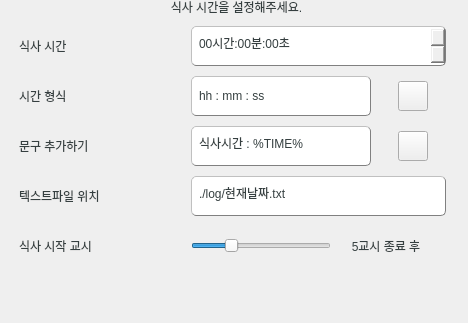
              <widget class="QGroupBox" name="groupBox_5">
               <property name="minimumSize">
                <size>
                 <width>468</width>
                 <height>0</height>
                </size>
               </property>
               <property name="sizeIncrement">
                <size>
                 <width>468</width>
                 <height>0</height>
                </size>
               </property>
               <property name="styleSheet">
                <string notr="true">

QGroupBox  {
    border:0px;
    border-radius: 15px;
	font: 17px &quot;나눔스퀘어_ac Bold&quot;;
	color :#353F40;
}

QGroupBox::title  {
    font: 17px;
    subcontrol-position: top center;
    padding: 0px 7900px 5px 8000px;
	color :#353F40;
}
</string>
               </property>
               <property name="title">
                <string>식사 시간을 설정해주세요.</string>
               </property>
               <layout class="QGridLayout" name="gridLayout_15">
                <property name="leftMargin">
                 <number>11</number>
                </property>
                <property name="topMargin">
                 <number>11</number>
                </property>
                <property name="rightMargin">
                 <number>11</number>
                </property>
                <item row="0" column="0">
                 <layout class="QGridLayout" name="gridLayout_16">
                  <property name="sizeConstraint">
                   <enum>QLayout::SetMaximumSize</enum>
                  </property>
                  <property name="leftMargin">
                   <number>0</number>
                  </property>
                  <property name="topMargin">
                   <number>15</number>
                  </property>
                  <property name="rightMargin">
                   <number>10</number>
                  </property>
                  <property name="spacing">
                   <number>10</number>
                  </property>
                  <item row="4" column="0">
                   <widget class="QLabel" name="label_17">
                    <property name="minimumSize">
                     <size>
                      <width>170</width>
                      <height>40</height>
                     </size>
                    </property>
                    <property name="maximumSize">
                     <size>
                      <width>170</width>
                      <height>40</height>
                     </size>
                    </property>
                    <property name="styleSheet">
                     <string notr="true">padding: 5px;;
font: 20px &quot;나눔스퀘어_ac ExtraBold&quot;;
color :#353F40;</string>
                    </property>
                    <property name="text">
                     <string>식사 시작 교시</string>
                    </property>
                   </widget>
                  </item>
                  <item row="0" column="0">
                   <widget class="QLabel" name="label_18">
                    <property name="minimumSize">
                     <size>
                      <width>170</width>
                      <height>40</height>
                     </size>
                    </property>
                    <property name="maximumSize">
                     <size>
                      <width>170</width>
                      <height>40</height>
                     </size>
                    </property>
                    <property name="styleSheet">
                     <string notr="true">padding: 5px;;
font: 20px &quot;나눔스퀘어_ac ExtraBold&quot;;
color :#353F40;</string>
                    </property>
                    <property name="text">
                     <string>식사 시간</string>
                    </property>
                   </widget>
                  </item>
                  <item row="3" column="1" colspan="2">
                   <widget class="QLineEdit" name="meal_path">
                    <property name="minimumSize">
                     <size>
                      <width>255</width>
                      <height>40</height>
                     </size>
                    </property>
                    <property name="maximumSize">
                     <size>
                      <width>255</width>
                      <height>40</height>
                     </size>
                    </property>
                    <property name="styleSheet">
                     <string notr="true">padding: 5px;
font: 17px &quot;나눔스퀘어_ac Bold&quot;;
color :#353F40;
border-style: outset;
border-width: 1px;
border-color: gray;
border-radius: 5px;</string>
                    </property>
                    <property name="text">
                     <string>./log/현재날짜.txt</string>
                    </property>
                    <property name="alignment">
                     <set>Qt::AlignLeading|Qt::AlignLeft|Qt::AlignVCenter</set>
                    </property>
                    <property name="readOnly">
                     <bool>true</bool>
                    </property>
                   </widget>
                  </item>
                  <item row="1" column="2">
                   <layout class="QHBoxLayout" name="horizontalLayout_11">
                    <property name="spacing">
                     <number>0</number>
                    </property>
                    <property name="leftMargin">
                     <number>10</number>
                    </property>
                    <property name="rightMargin">
                     <number>16</number>
                    </property>
                    <item>
                     <widget class="QPushButton" name="meal_output_format_reset">
                      <property name="minimumSize">
                       <size>
                        <width>30</width>
                        <height>30</height>
                       </size>
                      </property>
                      <property name="maximumSize">
                       <size>
                        <width>30</width>
                        <height>30</height>
                       </size>
                      </property>
                      <property name="styleSheet">
                       <string notr="true">border-image: url(:/icon/refresh.png);</string>
                      </property>
                      <property name="text">
                       <string/>
                      </property>
                     </widget>
                    </item>
                   </layout>
                  </item>
                  <item row="2" column="2">
                   <layout class="QHBoxLayout" name="horizontalLayout_12">
                    <property name="spacing">
                     <number>0</number>
                    </property>
                    <property name="leftMargin">
                     <number>10</number>
                    </property>
                    <property name="rightMargin">
                     <number>16</number>
                    </property>
                    <property name="bottomMargin">
                     <number>0</number>
                    </property>
                    <item>
                     <widget class="QPushButton" name="meal_output_string_reset">
                      <property name="minimumSize">
                       <size>
                        <width>30</width>
                        <height>30</height>
                       </size>
                      </property>
                      <property name="maximumSize">
                       <size>
                        <width>30</width>
                        <height>30</height>
                       </size>
                      </property>
                      <property name="styleSheet">
                       <string notr="true">border-image: url(:/icon/refresh.png);</string>
                      </property>
                      <property name="text">
                       <string/>
                      </property>
                     </widget>
                    </item>
                   </layout>
                  </item>
                  <item row="2" column="1">
                   <widget class="QLineEdit" name="meal_output_string">
                    <property name="sizePolicy">
                     <sizepolicy hsizetype="Fixed" vsizetype="Fixed">
                      <horstretch>0</horstretch>
                      <verstretch>0</verstretch>
                     </sizepolicy>
                    </property>
                    <property name="minimumSize">
                     <size>
                      <width>180</width>
                      <height>40</height>
                     </size>
                    </property>
                    <property name="maximumSize">
                     <size>
                      <width>180</width>
                      <height>40</height>
                     </size>
                    </property>
                    <property name="styleSheet">
                     <string notr="true">padding: 5px;
font: 17px &quot;나눔스퀘어_ac Bold&quot;;
color :#353F40;
border-style: outset;
border-width: 1px;
border-color: gray;
border-radius: 5px;</string>
                    </property>
                    <property name="text">
                     <string>식사시간 : %TIME% </string>
                    </property>
                    <property name="alignment">
                     <set>Qt::AlignLeading|Qt::AlignLeft|Qt::AlignVCenter</set>
                    </property>
                   </widget>
                  </item>
                  <item row="3" column="0">
                   <widget class="QLabel" name="st_user_week_5">
                    <property name="minimumSize">
                     <size>
                      <width>170</width>
                      <height>40</height>
                     </size>
                    </property>
                    <property name="maximumSize">
                     <size>
                      <width>170</width>
                      <height>40</height>
                     </size>
                    </property>
                    <property name="styleSheet">
                     <string notr="true">padding: 5px;;
font: 20px &quot;나눔스퀘어_ac ExtraBold&quot;;
color :#353F40;</string>
                    </property>
                    <property name="text">
                     <string>텍스트파일 위치</string>
                    </property>
                   </widget>
                  </item>
                  <item row="1" column="1">
                   <widget class="QLineEdit" name="meal_output_format">
                    <property name="sizePolicy">
                     <sizepolicy hsizetype="Fixed" vsizetype="Fixed">
                      <horstretch>0</horstretch>
                      <verstretch>0</verstretch>
                     </sizepolicy>
                    </property>
                    <property name="minimumSize">
                     <size>
                      <width>180</width>
                      <height>40</height>
                     </size>
                    </property>
                    <property name="maximumSize">
                     <size>
                      <width>180</width>
                      <height>40</height>
                     </size>
                    </property>
                    <property name="styleSheet">
                     <string notr="true">padding: 5px;
font: 17px &quot;나눔스퀘어_ac Bold&quot;;
color :#353F40;
border-style: outset;
border-width: 1px;
border-color: gray;
border-radius: 5px;</string>
                    </property>
                    <property name="text">
                     <string>hh : mm : ss</string>
                    </property>
                    <property name="alignment">
                     <set>Qt::AlignLeading|Qt::AlignLeft|Qt::AlignVCenter</set>
                    </property>
                   </widget>
                  </item>
                  <item row="1" column="0">
                   <widget class="QLabel" name="st_user_name_5">
                    <property name="minimumSize">
                     <size>
                      <width>170</width>
                      <height>40</height>
                     </size>
                    </property>
                    <property name="maximumSize">
                     <size>
                      <width>170</width>
                      <height>40</height>
                     </size>
                    </property>
                    <property name="autoFillBackground">
                     <bool>false</bool>
                    </property>
                    <property name="styleSheet">
                     <string notr="true">padding: 5px;;
font: 20px &quot;나눔스퀘어_ac ExtraBold&quot;;
color :#353F40;</string>
                    </property>
                    <property name="text">
                     <string>시간 형식</string>
                    </property>
                    <property name="margin">
                     <number>0</number>
                    </property>
                   </widget>
                  </item>
                  <item row="2" column="0">
                   <widget class="QLabel" name="st_user_address_5">
                    <property name="minimumSize">
                     <size>
                      <width>170</width>
                      <height>40</height>
                     </size>
                    </property>
                    <property name="maximumSize">
                     <size>
                      <width>170</width>
                      <height>40</height>
                     </size>
                    </property>
                    <property name="styleSheet">
                     <string notr="true">padding: 5px;;
font: 20px &quot;나눔스퀘어_ac ExtraBold&quot;;
color :#353F40;</string>
                    </property>
                    <property name="text">
                     <string>문구 추가하기</string>
                    </property>
                   </widget>
                  </item>
                  <item row="0" column="1" colspan="2">
                   <widget class="QTimeEdit" name="mealtime_edit">
                    <property name="minimumSize">
                     <size>
                      <width>255</width>
                      <height>40</height>
                     </size>
                    </property>
                    <property name="maximumSize">
                     <size>
                      <width>255</width>
                      <height>40</height>
                     </size>
                    </property>
                    <property name="styleSheet">
                     <string notr="true">padding: 5px;
font: 17px &quot;나눔스퀘어_ac Bold&quot;;
color :#353F40;
border-style: outset;
border-width: 1px;
border-color: gray;
border-radius: 5px;</string>
                    </property>
                    <property name="displayFormat">
                     <string>HH시간:mm분:ss초</string>
                    </property>
                   </widget>
                  </item>
                  <item row="4" column="1" colspan="2">
                   <widget class="QFrame" name="frame">
                    <property name="minimumSize">
                     <size>
                      <width>255</width>
                      <height>40</height>
                     </size>
                    </property>
                    <property name="maximumSize">
                     <size>
                      <width>255</width>
                      <height>40</height>
                     </size>
                    </property>
                    <layout class="QHBoxLayout" name="horizontalLayout_13">
                     <property name="spacing">
                      <number>0</number>
                     </property>
                     <property name="sizeConstraint">
                      <enum>QLayout::SetFixedSize</enum>
                     </property>
                     <property name="leftMargin">
                      <number>0</number>
                     </property>
                     <property name="topMargin">
                      <number>0</number>
                     </property>
                     <property name="rightMargin">
                      <number>0</number>
                     </property>
                     <property name="bottomMargin">
                      <number>0</number>
                     </property>
                     <item>
                      <widget class="QSlider" name="meal_slider">
                       <property name="minimumSize">
                        <size>
                         <width>140</width>
                         <height>0</height>
                        </size>
                       </property>
                       <property name="maximumSize">
                        <size>
                         <width>140</width>
                         <height>16777215</height>
                        </size>
                       </property>
                       <property name="sizeIncrement">
                        <size>
                         <width>0</width>
                         <height>40</height>
                        </size>
                       </property>
                       <property name="minimum">
                        <number>1</number>
                       </property>
                       <property name="maximum">
                        <number>16</number>
                       </property>
                       <property name="pageStep">
                        <number>1</number>
                       </property>
                       <property name="value">
                        <number>5</number>
                       </property>
                       <property name="sliderPosition">
                        <number>5</number>
                       </property>
                       <property name="orientation">
                        <enum>Qt::Horizontal</enum>
                       </property>
                      </widget>
                     </item>
                     <item>
                      <widget class="QLabel" name="meal_times">
                       <property name="sizePolicy">
                        <sizepolicy hsizetype="Fixed" vsizetype="Fixed">
                         <horstretch>0</horstretch>
                         <verstretch>0</verstretch>
                        </sizepolicy>
                       </property>
                       <property name="minimumSize">
                        <size>
                         <width>110</width>
                         <height>0</height>
                        </size>
                       </property>
                       <property name="maximumSize">
                        <size>
                         <width>110</width>
                         <height>40</height>
                        </size>
                       </property>
                       <property name="sizeIncrement">
                        <size>
                         <width>110</width>
                         <height>40</height>
                        </size>
                       </property>
                       <property name="styleSheet">
                        <string notr="true">padding: 5px;
font: 15px &quot;나눔스퀘어_ac Bold&quot;;
color :   #353F40;</string>
                       </property>
                       <property name="text">
                        <string>5교시 종료 후</string>
                       </property>
                       <property name="alignment">
                        <set>Qt::AlignCenter</set>
                       </property>
                      </widget>
                     </item>
                    </layout>
                   </widget>
                  </item>
                 </layout>
                </item>
                <item row="1" column="0">
                 <widget class="QLabel" name="clabel_3">
                  <property name="minimumSize">
                   <size>
                    <width>0</width>
                    <height>40</height>
                   </size>
                  </property>
                  <property name="maximumSize">
                   <size>
                    <width>16777215</width>
                    <height>40</height>
                   </size>
                  </property>
                  <property name="sizeIncrement">
                   <size>
                    <width>0</width>
                    <height>0</height>
                   </size>
                  </property>
                  <property name="styleSheet">
                   <string notr="true">padding: 10px;
font:17px &quot;나눔스퀘어_ac Bold&quot;;
color :   rgb(255, 74, 29)</string>
                  </property>
                  <property name="text">
                   <string/>
                  </property>
                  <property name="alignment">
                   <set>Qt::AlignCenter</set>
                  </property>
                 </widget>
                </item>
               </layout>
              </widget>
